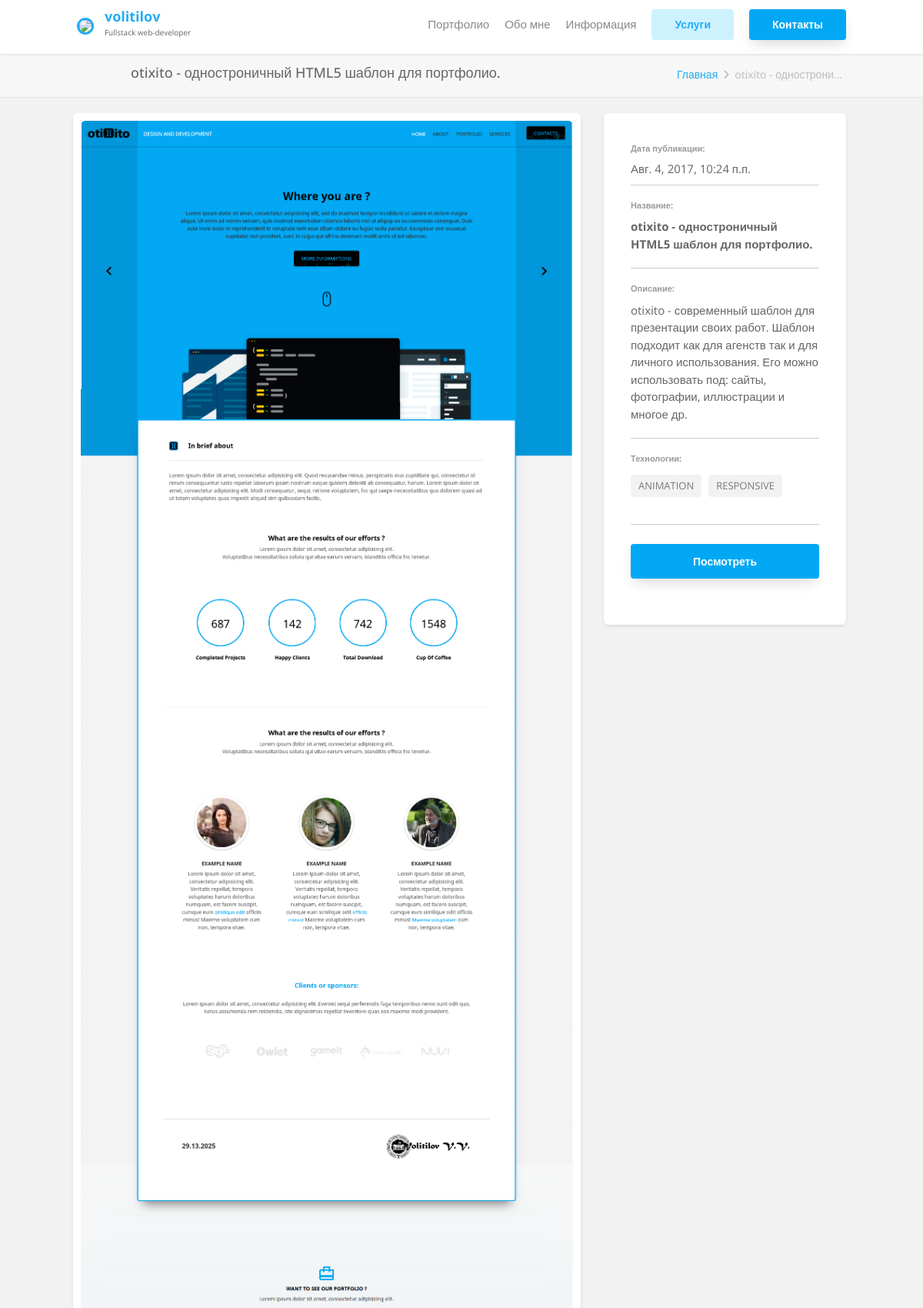
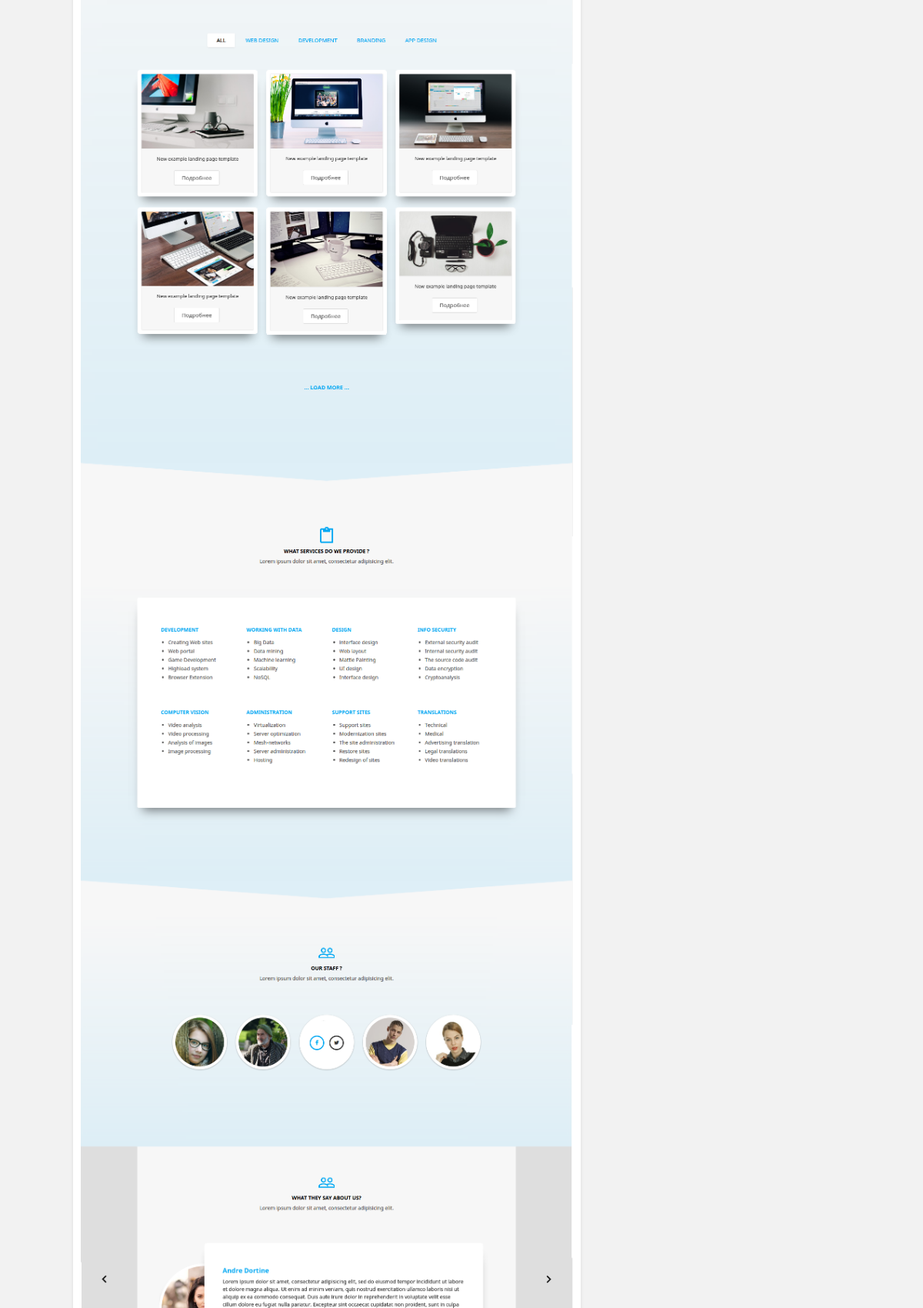
The page /work/14/ (upper part) on the database its author committed (2 pictures, top to bottom).
### my_site/models.py (models this page shows, shortened)
class PortfolioItem(models.Model):
	class Meta():
		verbose_name = 'Работа'
		verbose_name_plural = 'Работы'
	category = models.ManyToManyField(Category, verbose_name='Категория(и):')
	title = models.CharField(max_length=200, verbose_name='Название:')
	description = models.TextField(verbose_name='Описание:')
	img_small = models.ImageField(upload_to='portfolio/%d-%m-%Y', verbose_name='Мал. изображение:')
	img_big = models.ImageField(upload_to='portfolio/%d-%m-%Y', verbose_name='Бол. изображение:')
	project_url = models.URLField(max_length=200, verbose_name='Ссылка проекта:')
	download = models.URLField(max_length=300, verbose_name='Ссылка скачки:')
	created_date = models.DateTimeField(default=timezone.now, verbose_name='Дата создания:')
	published_date = models.DateTimeField(blank=True, null=True, verbose_name='Дата публикации:')
	likes = models.IntegerField(default=0, verbose_name='Кол. лайков:')
	previews = models.IntegerField(default=0, verbose_name='Кол. просмотров:')

class Category(models.Model):
	class Meta:
		verbose_name = 'Категория'
		verbose_name_plural = 'Категории'
	title = models.CharField(max_length=30, verbose_name='Название', unique=True)
	def __str__(self):
		return self.title

### my_site/views.py (the view)
# urls.py: url(r'^work/(?P<pk>[0-9]+)/$', views.work_page, name='work')
def work_page(request, pk):
    return render(request, 'pages/work.html', {
        'works': PortfolioItem.objects.all(),
        'work': get_object_or_404(PortfolioItem, pk=pk)
    })

### my_site/templates/pages/work.html (shortened to what this page needs)
{% extends 'base.html' %}
{% block content %}
<nav class="col-md-12 page-header">
	<h4>{{ work.title }}</h4>
	<ul class="site-breadcrumbs">
		<li><a href="/">Главная</a></li>
		<li><i class="fa fa-angle-right"></i></li>
		<li>{{ work.title|slice:':20' }}...</li>
	</ul>
</nav>
<section class="col-xs-12 work">
	<article class="col-xs-12 col-sm-8 animated bounceInLeft">
		<div class="work-image-wrapper">
			<img src="{{ work.img_big.url }}"/>
		</div>
	</article>
	<aside>
		<div class="col-xs-12 col-sm-4 animated bounceInRight">
			<div class="work-meta">
				<div class="work-meta-item">
					<h5>Дата публикации:</h5>
					<time pubdate>{{ work.published_date }}</time>
				</div>
				<div class="work-meta-item">
					<h5>Название:</h5>
					<p><strong>{{ work.title }}</strong></p>
				</div>
				<div class="work-meta-item">
					<h5>Описание:</h5>
					<p>{{ work.description }}</p>
				</div>
				<div class="work-meta-item">
					<h5>Технологии:</h5>
					<ul class="tags">
						{% for category in work.category.all %}
							<li>{{ category }}</li>
						{% endfor %}
					</ul>
				</div>
				<div class="freebie-btn">
					<ul>
						<li><a class="btn-blue" href="{{  work.project_url }}" target="_blank">
							<span>Посмотреть</span>
						</a></li>
					</ul>
				</div>
			</div>
		</div>
	</aside>
</section>
{% endblock %}

### my_site/static/css/components/page-header.css (style rules this page uses)
.page-header { margin: 0; padding: 5px 30px; background: #f7f7f7; border-bottom: 1px solid #e4e4e4; }
.page-header h4 { margin: 10px 0 0; padding: 0; font-weight: 500; color: #666; }
.page-header li { margin-left: 3px; display: inline-block; }
.page-header .site-breadcrumbs { text-align: left; color: #bcbcbc; font-weight: 400; font-size: 14px }
@media (min-width: 768px) { .page-header { padding-left: 40px; padding-right: 40px; } }
@media (min-width: 984px) { .page-header { padding-left: 120px; padding-right: 45px; } }
@media (min-width: 984px) { .page-header .site-breadcrumbs { text-align: right; margin-top: -18px } }
@media (min-width: 1068px) { .page-header { padding-left: 170px; padding-right: 105px } }

### my_site/static/css/components/tags.css (style rules this page uses)
.tags li { display: inline-block; list-style: none; text-transform: uppercase; font-size: 13px; margin-right: 5px; margin-bottom: 10px; background-color: rgba(0, 0, 0, 0.05); padding: 8px 13px; border-radius: 4px; color: rgba(0, 0, 0, 0.5); }

### my_site/static/css/pages/home.css (style rules this page uses)
article { overflow: hidden; }

### my_site/static/css/pages/work.css (style rules this page uses)
.work { padding: 0px; padding-top: 10px; }
.work .work-image-wrapper { margin-bottom: 20px; padding: 10px; background-color: #fff; border-radius: 6px; box-shadow: 0 2px 5px -1px rgba(0, 0, 0, 0.15); }
.work .work-image-wrapper img { width: 100%; display: block; padding: 0px; position: relative; border-radius: 6px; }
.work .work-meta { padding: 35px; padding-top: 20px; background-color: #fff; border-radius: 6px; box-shadow: 0 2px 5px -1px rgba(0, 0, 0, 0.15); }
.work .work-meta-item { display: block; border-bottom: 1px solid #cecece; padding: 10px 0px; }
.work .work-meta-item h5 { font-size: 11px; font-weight: 400px; color: #999; }
.work .work-meta-item ul { padding: 0px; }
.work .work-meta-item ul li { text-transform: uppercase; font-size: 13px; margin-right: 5px; margin-bottom: 10px; background-color: rgba(0, 0, 0, 0.05); padding: 5px 10px; display: inline-block; border-radius: 4px; color: rgba(0, 0, 0, 0.5); }
.work .freebie-btn { margin-top: 10px; }
.work .freebie-btn ul { padding: 0px; }
.work .freebie-btn ul li { list-style: none; padding: 10px 0px; display: block; }
.work .freebie-btn ul li a { display: block; }
@media (min-width: 768px) { .work { padding-left: 25px; padding-right: 25px; } }
@media (min-width: 1068px) { .work { padding: 20px; padding-left: 80px; padding-right: 85px; } }

### my_site/templates/base.html (style rules this page uses)
.col-xs-1, .col-sm-1, .col-md-1, .col-lg-1, .col-xs-2, .col-sm-2, .col-md-2, .col-lg-2, .col-xs-3, .col-sm-3, .col-md-3, .col-lg-3, .col-xs-4, .col-sm-4, .col-md-4, .col-lg-4, .col-xs-5, .col-sm-5, .col-md-5, .col-lg-5, .col-xs-6, .col-sm-6, .col-md-6, .col-lg-6, .col-xs-7, .col-sm-7, .col-md-7, .col-lg-7, .col-xs-8, .col-sm-8, .col-md-8, .col-lg-8, .col-xs-9, .col-sm-9, .col-md-9, .col-lg-9, .col-xs-10, .col-sm-10, .col-md-10, .col-lg-10, .col-xs-11, .col-sm-11, .col-md-11, .col-lg-11, .col-xs-12, .col-sm-12, .col-md-12, .col-lg-12 { position:relative;min-height:1px;padding-left:15px;padding-right:15px }
.col-xs-1, .col-xs-2, .col-xs-3, .col-xs-4, .col-xs-5, .col-xs-6, .col-xs-7, .col-xs-8, .col-xs-9, .col-xs-10, .col-xs-11, .col-xs-12 { float:left }
.col-xs-12 { width:100% }
@media (min-width:768px) { .col-sm-1, .col-sm-2, .col-sm-3, .col-sm-4, .col-sm-5, .col-sm-6, .col-sm-7, .col-sm-8, .col-sm-9, .col-sm-10, .col-sm-11, .col-sm-12 { float:left } }
@media (min-width:768px) { .col-sm-8 { width:66.66666667% } }
@media (min-width:768px) { .col-sm-4 { width:33.33333333% } }
@media (min-width:992px) { .col-md-1, .col-md-2, .col-md-3, .col-md-4, .col-md-5, .col-md-6, .col-md-7, .col-md-8, .col-md-9, .col-md-10, .col-md-11, .col-md-12 { float:left } }
@media (min-width:992px) { .col-md-12 { width:100% } }

### rows shown on the page
PortfolioItem: title "otixito - одностроничный HTML5 шаблон для портфолио.", title "otixito - однострони", img_big (picture), published_date "Авг. 4, 2017, 10:24 п.п.", description "otixito - современный шаблон для презентации своих работ. Шаблон подходит как для агенств так и для личного использования. Его можно использовать под: сайты, фотографии, иллюстрации и многое др."
Category: title "ANIMATION"
Category: title "RESPONSIVE"
